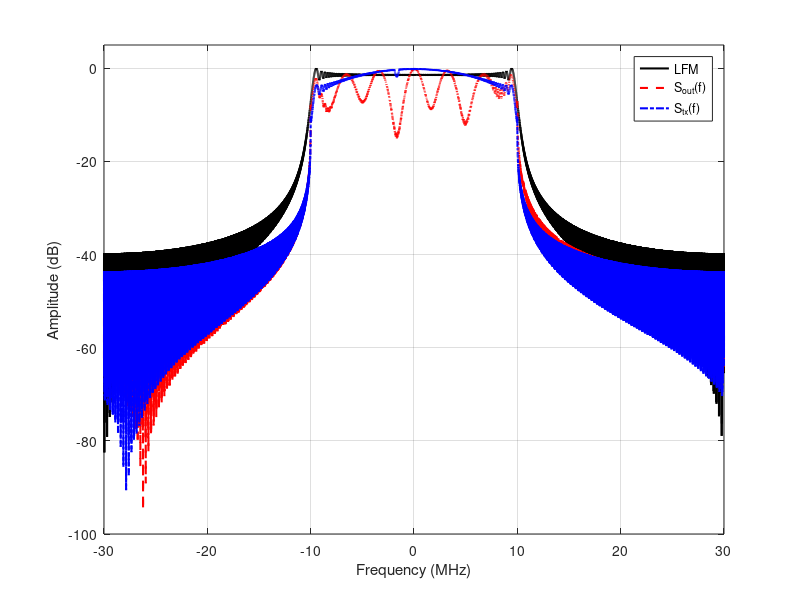
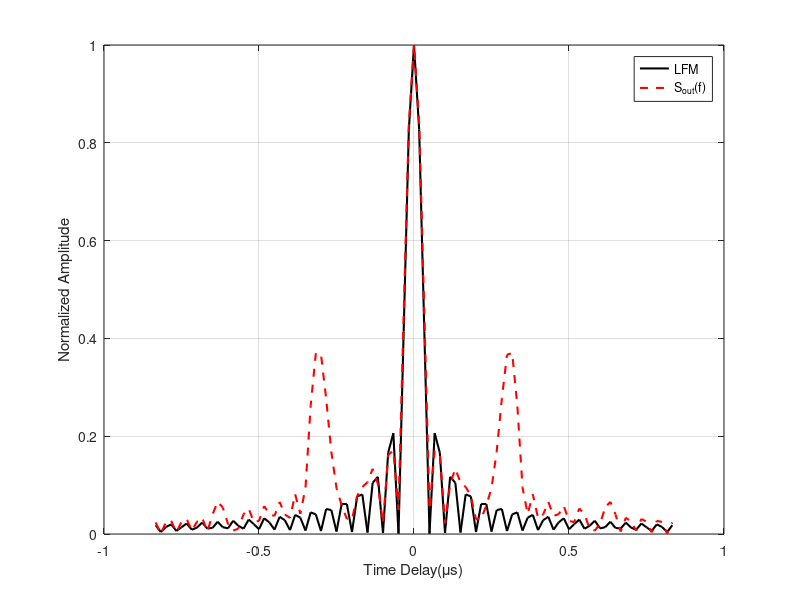
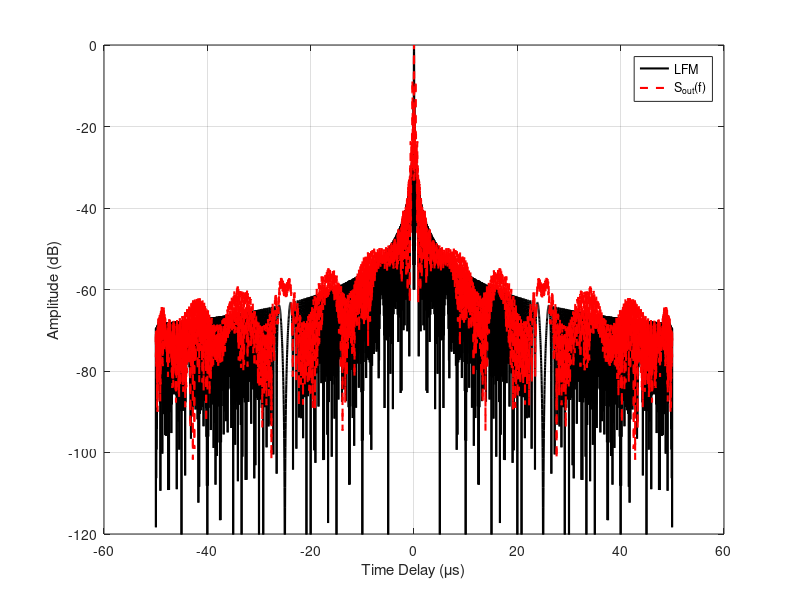
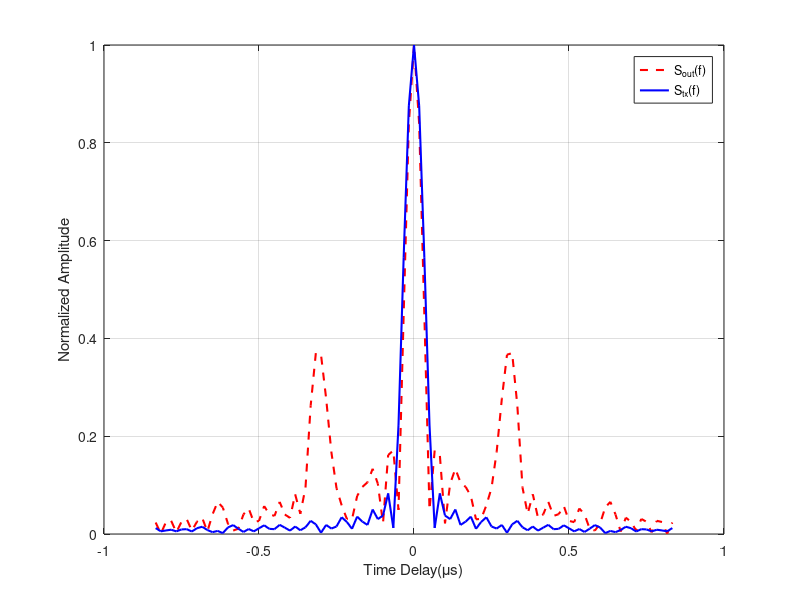

Source code (MATLAB) for these figures, in order: (Note: this script raises an error after producing the figures.)
clc;clear;close all;

%% 发射端LFM预补偿算法
clear; close all; clc;

%% 步骤0: 仿真参数设置
% 雷达参数
B = 20e6;               % 带宽: 20 MHz
T_pulse = 50e-6;        % 脉宽: 50 μs
fs = 60e6;              % 采样率: 60 MHz

% 处理参数
N_pulse = round(T_pulse * fs);      % 脉冲内采样点数
N_fft = 2^nextpow2(N_pulse * 8);    % FFT点数（8倍过采样）
freq = (-N_fft/2:N_fft/2-1) * (fs/N_fft);  % 频率轴

% 补偿参数
alpha_reg = 1e-2;       % 正则化因子系数（增大了）
A_max = 4.0;            % 最大增益限制（适当增大）

% 显示参数
f_center_idx = find(abs(freq)<=B/2);

%% 步骤0.1: 生成增强的系统频率响应 H[k]
% 增强幅度响应：更大的波动和不平坦度
H_mag = zeros(N_fft, 1);
H_mag(f_center_idx) = 0.7 + 0.4*cos(2*pi*freq(f_center_idx)/B*6) .* ...
                      exp(-(freq(f_center_idx)/(0.5*B)).^2) + ...
                      0.1*sin(2*pi*freq(f_center_idx)/B*3);

% 增强相位响应：更大的非线性相位失真
H_phase = zeros(N_fft, 1);
H_phase(f_center_idx) = 0.4*pi*(freq(f_center_idx)/B).^3 + ...
                        0.3*pi*sin(2*pi*freq(f_center_idx)/B*5) + ...
                        0.05*pi*(freq(f_center_idx)/B).^2;

% 组合成复数频率响应
H_k = H_mag .* exp(1j*H_phase);
H_k = fftshift(H_k);  % 转换为MATLAB的FFT顺序

%% 步骤1: 生成理想LFM信号及其频谱
% 生成时域LFM信号
t = (-N_pulse/2:N_pulse/2-1)' / fs;
k_chirp = B / T_pulse;  % 调频率
s_lfm = exp(1j * pi * k_chirp * t.^2);  % 基带LFM

% 过采样并补零到FFT长度
s_lfm_padded = zeros(N_fft, 1);
s_lfm_padded(1:N_pulse) = s_lfm;

% 计算LFM频谱
S_LFM_k = fft(s_lfm_padded, N_fft);

% 设置目标参考频谱 R[k]（使用未加权的理想LFM频谱）
R_k = S_LFM_k;

%% 步骤2: 计算发射端预补偿谱（幅度+相位全补偿）
% 计算正则化项：使用均值而不是最大值，更稳定
epsilon = alpha_reg * mean(abs(H_k .* S_LFM_k));

% 核心补偿公式：G_tx[k] = R[k] / (H[k] * S_LFM[k] + ε)
G_tx_k = R_k ./ (H_k .* S_LFM_k + epsilon);

% 幅度限制：防止过高的增益导致PA饱和
G_tx_mag = abs(G_tx_k);
max_G = max(G_tx_mag);
if max_G > A_max
    G_tx_k = G_tx_k ./ max(1, G_tx_mag/A_max);
end

%% 步骤3: 频域窗/带宽约束 - 使用矩形窗
% 创建海明窗：带宽内为1，带宽外为0
f_idx = find(abs(freq)<=B);
%创建海明窗
hamming_window = zeros(N_fft, 1);
% 生成对应带宽长度的海明窗（仅在LFM信号带宽内施加海明窗，带宽外为0）
hamming_win_local = hamming(length(f_idx));  % 生成局部海明窗
hamming_window(f_idx) = hamming_win_local;   % 填充到频域对应位置
W_k = fftshift(hamming_window);      % 转换为FFT顺序
% 应用海明窗
G_tx_k_windowed = G_tx_k .* W_k;

%% 步骤4: 形成发射频谱并IFFT回时域
% 应用预补偿：S_tx[k] = S_LFM[k] * G_tx[k] * W[k]
S_tx_k = S_LFM_k .* G_tx_k_windowed;

% IFFT得到时域信号
s_tx_time = ifft(S_tx_k, N_fft);

% 截取有效部分（保留原始脉冲长度）
s_tx_pulse = s_tx_time(1:N_pulse);

% 能量归一化（而不是幅度归一化）
s_tx_pulse = s_tx_pulse / sqrt(sum(abs(s_tx_pulse).^2));

%% 步骤5: 准备对比信号（统一能量归一化）
% 情况1: 理想LFM（作为参考基准）
s_ideal = s_lfm / sqrt(sum(abs(s_lfm).^2));

% 情况2: 原始LFM经过系统H（无预补偿）
S_LFM_full = fft(s_lfm_padded, N_fft);
S_with_H = S_LFM_full .* H_k;  % 经过系统响应
s_with_H_time = ifft(S_with_H, N_fft);
s_with_H = s_with_H_time(1:N_pulse);
s_with_H = s_with_H / sqrt(sum(abs(s_with_H).^2));

% 情况3: 预补偿LFM经过系统H（有预补偿）
S_tx_full = fft(s_tx_time, N_fft);  % 预补偿信号频谱
S_tx_with_H = S_tx_full .* H_k;  % 经过系统响应
s_tx_with_H_time = ifft(S_tx_with_H, N_fft);
s_tx_with_H = s_tx_with_H_time(1:N_pulse);
s_tx_with_H = s_tx_with_H / sqrt(sum(abs(s_tx_with_H).^2));

%% 步骤6: 自相关分析
% 计算自相关函数
t_corr = (-N_pulse+1:N_pulse-1) / fs * 1e6;  % 微秒

% 计算三种情况的自相关
auto_corr_ideal = xcorr(s_ideal, s_ideal);
auto_corr_no_comp = xcorr(s_with_H, s_with_H);
auto_corr_with_comp = xcorr(s_tx_with_H, s_tx_with_H);

% 归一化自相关（能量归一化）
auto_corr_ideal = auto_corr_ideal / max(abs(auto_corr_ideal));
auto_corr_no_comp = auto_corr_no_comp / max(abs(auto_corr_no_comp));
auto_corr_with_comp = auto_corr_with_comp / max(abs(auto_corr_with_comp));

% 转换为dB显示
auto_corr_ideal_db = 20*log10(abs(auto_corr_ideal) + 1e-10);
auto_corr_no_comp_db = 20*log10(abs(auto_corr_no_comp) + 1e-10);
auto_corr_with_comp_db = 20*log10(abs(auto_corr_with_comp) + 1e-10);

center_idx = ceil(length(t_corr)/2);
range_idx = center_idx-50:center_idx+50;
%% 步骤7: 综合性能分析
% 频域对比
figure(1);
s_ideal_padded = zeros(N_fft, 1);
s_ideal_padded(1:N_pulse) = s_ideal;
S_ideal_mag = fftshift(abs(fft(s_ideal_padded, N_fft)));

s_with_H_padded = zeros(N_fft, 1);
s_with_H_padded(1:N_pulse) = s_with_H;
S_no_comp_mag = fftshift(abs(fft(s_with_H_padded, N_fft)));

s_tx_with_H_padded = zeros(N_fft, 1);
s_tx_with_H_padded(1:N_pulse) = s_tx_with_H;
S_with_comp_mag = fftshift(abs(fft(s_tx_with_H_padded, N_fft)));

plot(freq/1e6, 20*log10(S_ideal_mag/max(S_ideal_mag)), 'k-', 'LineWidth', 1.5); hold on;
plot(freq/1e6, 20*log10(S_no_comp_mag/max(S_no_comp_mag)), 'r--', 'LineWidth', 1.5);
plot(freq/1e6, 20*log10(S_with_comp_mag/max(S_with_comp_mag)), 'b-.', 'LineWidth', 1.5);
xlim([-B/1e6*1.5, B/1e6*1.5]); ylim([-100, 5]);
xlabel('Frequency (MHz)'); ylabel('Amplitude (dB)');
legend('LFM', 'S_{out}(f)', 'S_{tx}(f)', 'Location', 'best');
grid on;

% 理想和无补偿自相关
% 归一化
figure(2);
plot(t_corr(range_idx), abs(auto_corr_ideal(range_idx)), 'k-', 'LineWidth', 1.5); hold on;
plot(t_corr(range_idx), abs(auto_corr_no_comp(range_idx)), 'r--', 'LineWidth', 1.5);
xlabel('Time Delay(μs)'); ylabel('Normalized Amplitude');
legend('LFM', 'S_{out}(f)', 'Location', 'best');
grid on;

% 对数
figure(3)
plot(t_corr, auto_corr_ideal_db, 'k-', 'LineWidth', 1.5); hold on;
plot(t_corr, auto_corr_no_comp_db, 'r--', 'LineWidth', 1.5);
xlabel('Time Delay (μs)'); ylabel('Amplitude (dB)');
legend('LFM', 'S_{out}(f)', 'Location', 'best');
grid on;
ylim([-120, 0]);

% 预补偿和无补偿自相关
% 归一化
figure(4);
plot(t_corr(range_idx), abs(auto_corr_no_comp(range_idx)), 'r--', 'LineWidth', 1.5);hold on;
plot(t_corr(range_idx), abs(auto_corr_with_comp(range_idx)), 'b-', 'LineWidth', 1.5);
xlabel('Time Delay(μs)'); ylabel('Normalized Amplitude');
legend( 'S_{out}(f)', 'S_{tx}(f)', 'Location', 'best');
grid on;

% 对数
figure(5);
plot(t_corr, auto_corr_no_comp_db, 'r--', 'LineWidth', 1.5); hold on;
plot(t_corr, auto_corr_with_comp_db, 'b-', 'LineWidth', 1.5);
xlabel('Time Delay (μs)'); ylabel('Amplitude (dB)');
legend(  'S_{out}(f)', 'S_{tx}(f)', 'Location', 'best');
grid on;
ylim([-120, 0]);

figure(6);
plot(t*1e6, real(s_ideal), 'k-', 'LineWidth', 1.5); hold on;
plot(t*1e6, real(s_with_H), 'r--', 'LineWidth', 1.5);
xlabel('Time (μs)'); ylabel('Amplitude');
legend('LFM', 'S_{out}(f)', 'Location', 'best');
grid on;

figure(7);
plot(freq/1e6, 20*log10(S_ideal_mag/max(S_ideal_mag)), 'k-', 'LineWidth', 1.5); hold on;
plot(freq/1e6, 20*log10(S_no_comp_mag/max(S_no_comp_mag)), 'r--', 'LineWidth', 1.5);
xlim([-B/1e6*1.5, B/1e6*1.5]);ylim([-50, 0]);
xlabel('Frequency (MHz)'); ylabel('Amplitude (dB)');
legend('LFM', 'S_{out}(f)', 'Location', 'best');
grid on;

figure(8);
plot(t_corr(range_idx), abs(auto_corr_ideal(range_idx)), 'k-', 'LineWidth', 1.5); hold on;
plot(t_corr(range_idx), abs(auto_corr_no_comp(range_idx)), 'r--', 'LineWidth', 1.5);
plot(t_corr(range_idx), abs(auto_corr_with_comp(range_idx)), 'b-.', 'LineWidth', 1.5);
xlabel('Time Delay(μs)'); ylabel('Normalized Amplitude');
legend('LFM', 'S_{out}(t)', 'S_{tx}(t)', 'Location', 'best');
grid on;

figure(9);
plot(freq/1e6, unwrap(angle(fftshift(fft(s_ideal_padded, N_fft)))), 'k-', 'LineWidth', 1.5); hold on;
plot(freq/1e6, unwrap(angle(fftshift(fft(s_with_H_padded, N_fft)))), 'r--', 'LineWidth', 1.5);
plot(freq/1e6, unwrap(angle(fftshift(fft(s_tx_with_H_padded, N_fft)))), 'b-.', 'LineWidth', 1.5);
xlim([-B/1e6*1.5, B/1e6*1.5]);
xlabel('Frequency (MHz)'); ylabel('Phase (rad)');
legend('LFM', 'S_{out}(f)','S_{tx}(f)', 'Location', 'best');
grid on;

figure(10);
plot(freq/1e6, unwrap(angle(fftshift(fft(s_lfm_padded, N_fft)))), 'k-', 'LineWidth', 1.5); hold on;
plot(freq/1e6, unwrap(angle(fftshift(fft(s_with_H_padded, N_fft)))), 'r--', 'LineWidth', 1.5);
xlim([-B/1e6*1.5, B/1e6*1.5]);
xlabel('Frequency (MHz)'); ylabel('Phase (rad)');
legend('LFM', 'S_{out}(f)', 'Location', 'best');
grid on;

%% 步骤8: 传统窗对比（矩形窗/汉宁窗/海明窗/布莱克曼窗）
window_names = {'Rectangular', 'Hann', 'Hamming', 'Blackman'};
num_windows = numel(window_names);

auto_corr_windows_db = zeros(2*N_pulse-1, num_windows);
PSLR_windows = zeros(num_windows, 1);
ISLR_windows = zeros(num_windows, 1);
MW_windows = zeros(num_windows, 1);
PAPR_windows = zeros(num_windows, 1);

for i = 1:num_windows
    % 生成传统窗（频域带宽固定为 B）
    f_idx_win = find(abs(freq) <= B/2);
    win_full = zeros(N_fft, 1);

    switch window_names{i}
        case 'Rectangular'
            local_win = rectwin(length(f_idx_win));
        case 'Hann'
            local_win = hann(length(f_idx_win));
        case 'Hamming'
            local_win = hamming(length(f_idx_win));
        case 'Blackman'
            local_win = blackman(length(f_idx_win));
    end

    win_full(f_idx_win) = local_win;
    W_win = fftshift(win_full);

    % 预补偿 + 加窗 + 系统响应
    S_tx_win = S_LFM_k .* (G_tx_k .* W_win);
    s_tx_win_time = ifft(S_tx_win, N_fft);
    S_with_H_win = fft(s_tx_win_time, N_fft) .* H_k;
    s_with_H_win = ifft(S_with_H_win, N_fft);
    s_with_H_win = s_with_H_win(1:N_pulse);
    s_with_H_win = s_with_H_win / sqrt(sum(abs(s_with_H_win).^2));

    % 自相关
    auto_corr_win = xcorr(s_with_H_win, s_with_H_win);
    auto_corr_win = auto_corr_win / max(abs(auto_corr_win));
    auto_corr_windows_db(:, i) = 20*log10(abs(auto_corr_win) + 1e-10);

    % 统计指标
    center_idx_win = ceil(length(auto_corr_win)/2);
    PSLR_windows(i) = compute_pslr_corrected(auto_corr_win, center_idx_win, fs, B);
    ISLR_windows(i) = compute_islr_corrected(auto_corr_win, center_idx_win, fs, B);
    MW_windows(i) = compute_3db_width_corrected(auto_corr_win, center_idx_win, fs, B);
    PAPR_windows(i) = 10*log10(max(abs(s_with_H_win).^2) / (mean(abs(s_with_H_win).^2) + eps));
end

% 传统窗自相关对数对比
figure(11);
plot(t_corr, auto_corr_windows_db(:,1), 'k-', 'LineWidth', 1.3); hold on;
plot(t_corr, auto_corr_windows_db(:,2), 'b--', 'LineWidth', 1.3);
plot(t_corr, auto_corr_windows_db(:,3), 'r-.', 'LineWidth', 1.3);
plot(t_corr, auto_corr_windows_db(:,4), 'm:', 'LineWidth', 1.8);
xlabel('Time Delay (μs)'); ylabel('Amplitude (dB)');
legend(window_names, 'Location', 'best');
grid on; ylim([-120, 0]);
title('Traditional Window Comparison (Autocorrelation, dB)');

% 表格输出（去掉 Figure 12）
window_col = string(window_names(:));
result_tbl = table(window_col, PSLR_windows, ISLR_windows, MW_windows, PAPR_windows, ...
    'VariableNames', {'Window', 'PSLR_dB', 'ISLR_dB', 'MW_us', 'PAPR_dB'});

fprintf('\n=== Traditional Window Comparison Table ===\n');
disp(result_tbl);

%% 辅助函数
function pslr = compute_pslr_corrected(corr_signal, peak_idx, fs, B)
    % 主瓣宽度估计（样点）
    mainlobe_width_samples = ceil(2 * fs / B);

    % 主瓣区间
    mainlobe_start = max(1, peak_idx - mainlobe_width_samples);
    mainlobe_end = min(length(corr_signal), peak_idx + mainlobe_width_samples);

    % 排除主瓣
    mask = true(length(corr_signal), 1);
    mask(mainlobe_start:mainlobe_end) = false;

    if sum(mask) == 0
        pslr = -5;
        return;
    end

    sidelobe_peak = max(abs(corr_signal(mask)));
    mainlobe_peak = abs(corr_signal(peak_idx));

    if mainlobe_peak > 0
        pslr = 20*log10(sidelobe_peak / mainlobe_peak);
    else
        pslr = -inf;
    end
end

function islr = compute_islr_corrected(corr_signal, peak_idx, fs, B)
    % 主瓣宽度估计（样点）
    mainlobe_width_samples = ceil(2 * fs / B);

    mainlobe_start = max(1, peak_idx - mainlobe_width_samples);
    mainlobe_end = min(length(corr_signal), peak_idx + mainlobe_width_samples);

    mainlobe_energy = sum(abs(corr_signal(mainlobe_start:mainlobe_end)).^2);

    mask = true(length(corr_signal), 1);
    mask(mainlobe_start:mainlobe_end) = false;
    sidelobe_energy = sum(abs(corr_signal(mask)).^2);

    if mainlobe_energy > 0
        islr = 10*log10(sidelobe_energy / mainlobe_energy + eps);
    else
        islr = inf;
    end
end

function bw_3db = compute_3db_width_corrected(corr_signal, peak_idx, fs, B)
    corr_mag = abs(corr_signal);
    peak_value = corr_mag(peak_idx);

    threshold_3db = peak_value / sqrt(2);

    left_idx = peak_idx;
    while left_idx > 1 && corr_mag(left_idx) >= threshold_3db
        left_idx = left_idx - 1;
    end

    right_idx = peak_idx;
    while right_idx < length(corr_mag) && corr_mag(right_idx) >= threshold_3db
        right_idx = right_idx + 1;
    end

    width_samples = right_idx - left_idx;
    bw_3db = width_samples / fs * 1e6;  % us

    if bw_3db <= 0 || bw_3db > 100
        bw_3db = 0.886 / B * 1e6;
    end

    if bw_3db < 0.01
        bw_3db = 0.886 / B * 1e6;
    end
end
